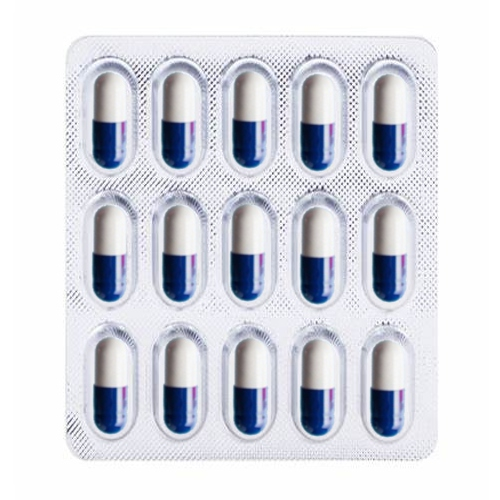
#> input picture images/input/TarefaComprimidos/cart_001.jpg, 500 x 500 px, given in place of video, which was not available
$ python camera.py
#> lines starting #> are read from the running program, lines starting #| are printed output that depends on the picture; after the words box and inside, x2 and y2 are one past the last pixel; in counts of white or black regions, pixels touching at a corner belong together; pictures that were not available may be replaced by others from this repository, and a replacement may not be noted
import cv2

cap = cv2.VideoCapture('http://192.168.1.3:8080/video')
while True:
    ret, img = cap.read()
#> img is the input picture: shape (500, 500, 3); mean B, G, R 224.8, 217.3, 215.4

    gray = cv2.cvtColor(img, cv2.COLOR_BGR2GRAY)
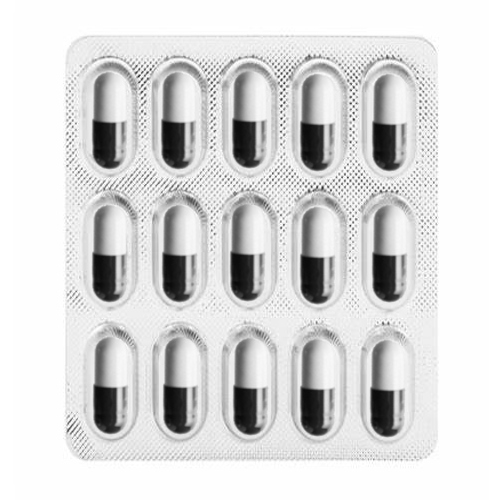
#> gray: shape (500, 500); min 9, max 255, mean 217.6
    blur = cv2.GaussianBlur(gray, (5, 5), 0)
    canny = cv2.Canny(blur, 10, 70)
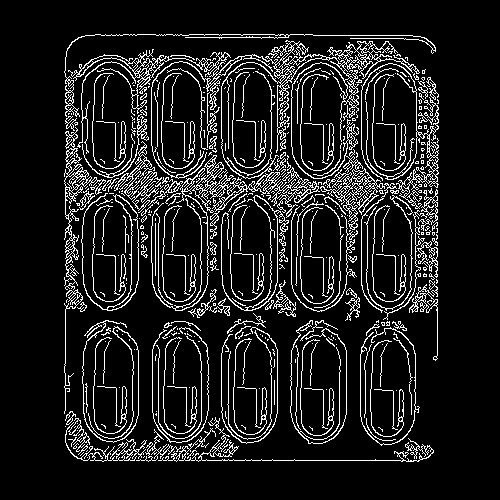
#> canny: shape (500, 500); 11.5% white in thin lines or dots, all inside (x1, y1, x2, y2) = (64, 34, 439, 462)
    ret, mask = cv2.threshold(canny, 70, 255, cv2.THRESH_BINARY)
    cv2.imshow('Video feed', mask)

    if cv2.waitKey(1) == 13:
#> (key Esc is pressed here)
        break

cap.release()
cv2.destroyAllWindows()

$ run again, on images/input/TarefaComprimidos/cart_003.jpg
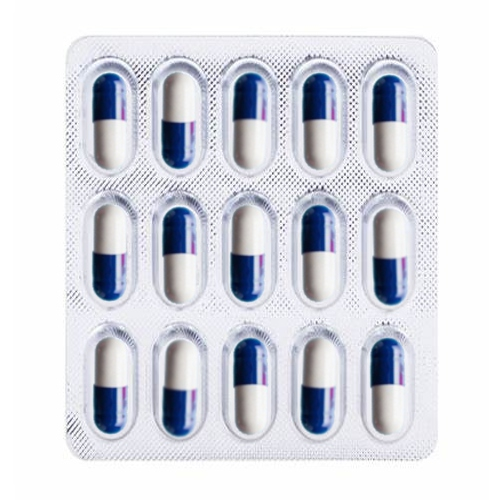
#> input picture images/input/TarefaComprimidos/cart_003.jpg, 500 x 500 px, given in place of video, which was not available
#> img is the input picture: shape (500, 500, 3); mean B, G, R 224.8, 217.3, 215.4
#> `gray = cv2.cvtColor(img, cv2.COLOR_BGR2GRAY)`:
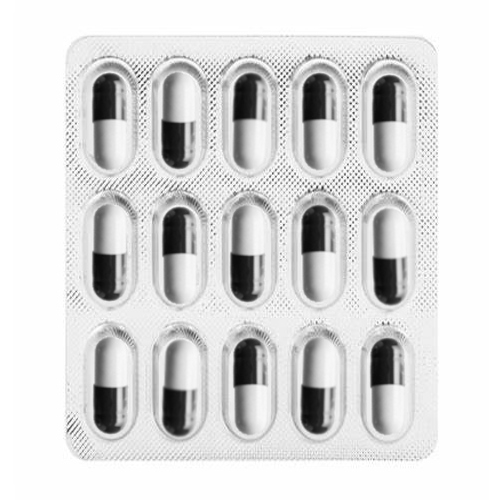
#> gray: shape (500, 500); min 9, max 255, mean 217.6
#> `canny = cv2.Canny(blur, 10, 70)`:
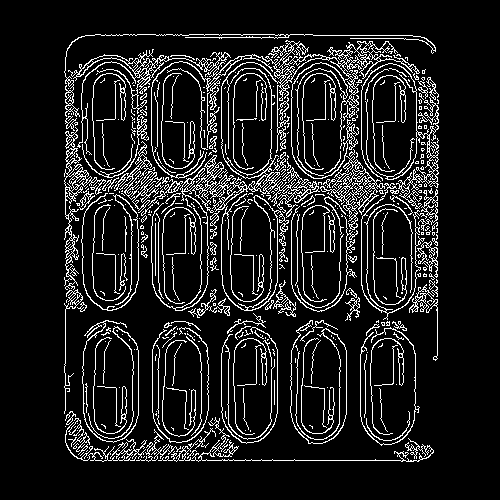
#> canny: shape (500, 500); 11.5% white in thin lines or dots, all inside (x1, y1, x2, y2) = (64, 34, 439, 462)

$ run again, on images/input/TarefaComprimidos/cart_004.jpg
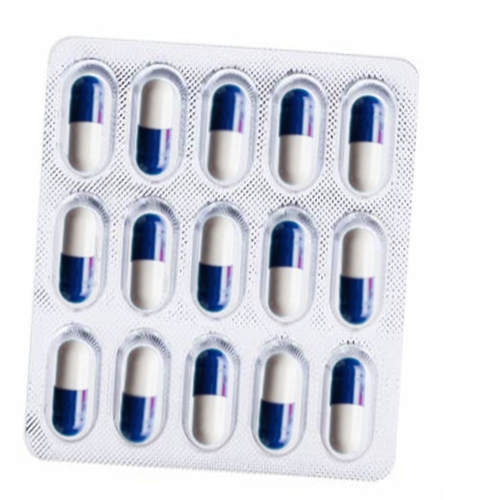
#> input picture images/input/TarefaComprimidos/cart_004.jpg, 500 x 500 px, given in place of video, which was not available
#> img is the input picture: shape (500, 500, 3); mean B, G, R 224.8, 217.3, 215.4
#> `gray = cv2.cvtColor(img, cv2.COLOR_BGR2GRAY)`:
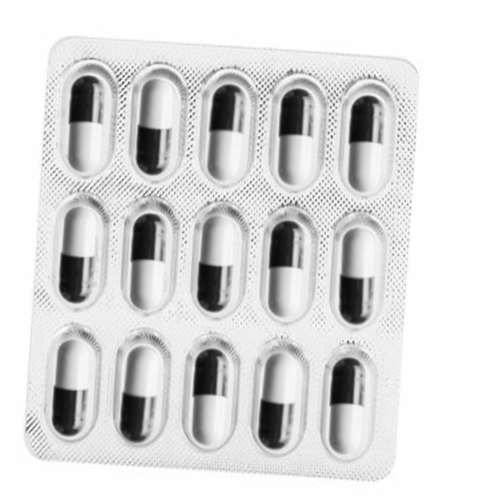
#> gray: shape (500, 500); min 11, max 255, mean 217.6
#> `canny = cv2.Canny(blur, 10, 70)`:
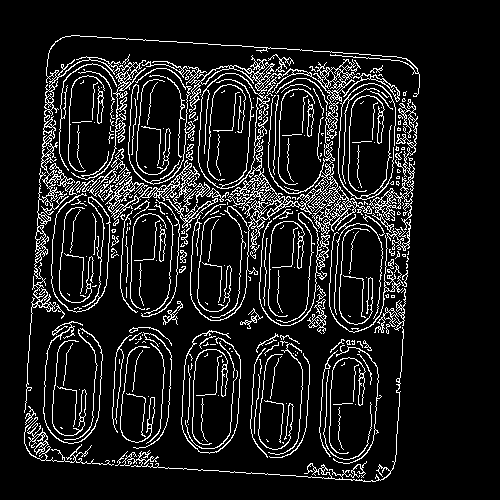
#> canny: shape (500, 500); 10.9% white in thin lines or dots, all inside (x1, y1, x2, y2) = (24, 35, 420, 482)
